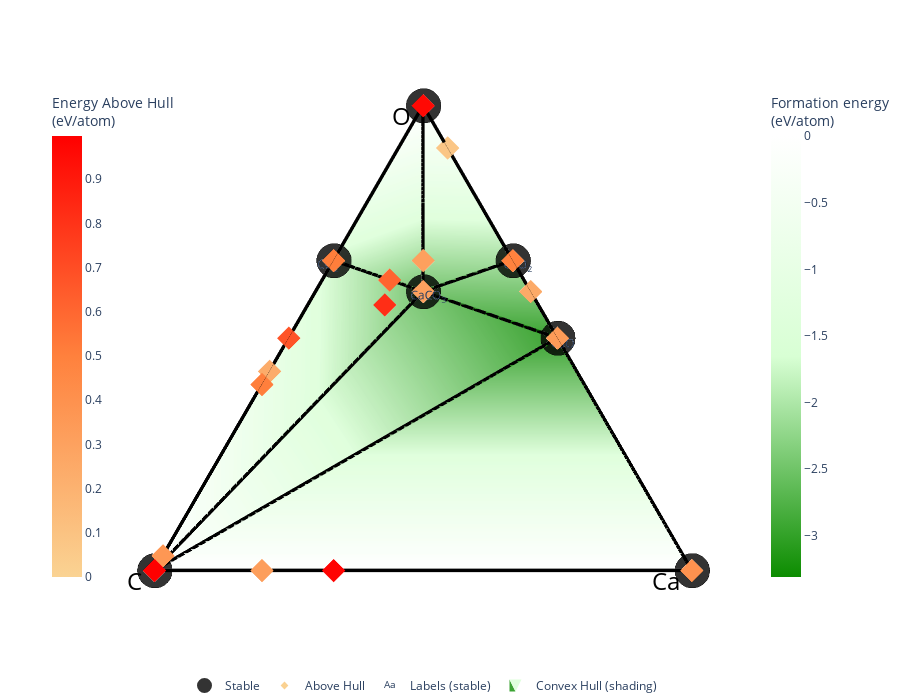

Notebook code for this chart:
### Markdown cell above
# Phase Diagram

### Code cell
from pymatgen.ext.matproj import MPRester
from pymatgen.analysis.phase_diagram import PhaseDiagram, PDPlotter

#This initializes the REST adaptor. Put your own API key in.

with MPRester(API_key) as m: 
#Entries are the basic unit for thermodynamic and other analyses in pymatgen.
#This gets all entries belonging to the chemical system.
    entries = m.get_entries_in_chemsys(['C', 'Ca', 'O'])
    #entries = m.get_entries_in_chemsys(['C', 'Si'])
    #print(entries)
#With entries, you can do many sophisticated analyses, 
#like creating phase diagrams.
    pd = PhaseDiagram(entries)
    plotter = PDPlotter(pd, show_unstable=True)
    plotter.show()

### Figure 1 — Plotly figure (JSON) as saved in the notebook; plotly's stock layout.template omitted (floating-point values rounded to 4 significant figures)
{"data": [{"hoverinfo": "none", "line": {"color": "rgba(0,0,0,1.0)", "width": 7}, "mode": "lines", "showlegend": false, "type": "scatter3d", "x": [0, 0, null, 0.5774, 0.866, null, 0.5774, 0.866, null, 0.433, 0, null, 0.5196, 0, null, 0.5774, 0.5196, null, 0.5774, 0.5196, null, 0.5774, 0, null, 0.5196, 0.866, null, 0.433, 0.5774, null, 0.433, 0, null, 0.433, 0.5196, null], "y": [1, 0, null, 0.6667, 0.5, null, 0.3333, 0.5, null, 0.25, 1, null, 0.5, 1, null, 0.3333, 0.5, null, 0.6667, 0.5, null, 0.6667, 1, null, 0.5, 0.5, null, 0.25, 0.3333, null, 0.25, 0, null, 0.25, 0.5, null], "z": [0, 0, null, -1.77, 0, null, -2.209, 0, null, -3.309, 0, null, -2.69, 0, null, -2.209, -2.69, null, -1.77, -2.69, null, -1.77, 0, null, -2.69, 0, null, -3.309, -2.209, null, -3.309, 0, null, -3.309, -2.69, null]}, {"hoverinfo": "none", "line": {"color": "rgba (0, 0, 0, 0.4)", "dash": "solid", "width": 1}, "mode": "lines", "showlegend": false, "type": "scatter3d", "x": [0.866, 0, null, 0.866, 0, null, 0.866, 0, null, 0.866, 0, null, 0, 0, null, 0, 0, null, 0.866, 0.866, null, 0, 0, null, 0, 0, null], "y": [0.5, 1, null, 0.5, 1, null, 0.5, 0, null, 0.5, 0, null, 1, 0, null, 1, 0, null, 0.5, 0.5, null, 1, 1, null, 0, 0, null], "z": [0, 0, null, -3.309, -3.309, null, 0, 0, null, -3.309, -3.309, null, 0, 0, null, -3.309, -3.309, null, 0, -3.309, null, 0, -3.309, null, 0, -3.309, null]}, {"colorbar": {"len": 0.75, "title": {"text": "Formation energy<br>(eV/atom)"}, "x": 0.9}, "colorscale": [[0, "#0c8c00"], [0.5, "#d8ffd4"], [1, "#ffffff"]], "flatshading": true, "hoverinfo": "none", "i": [13, 13, 1, 1, 7, 7], "intensity": [-0.7792, -1.77, -0.5538, -0.9017, -3.309, -2.209, -0.5521, -2.69, -1.931, -2.255, -1.741, -2.4, 0, 0, 0], "j": [14, 7, 7, 7, 5, 5], "k": [4, 4, 13, 12, 4, 12], "lighting": {"ambient": 1, "diffuse": 0}, "name": "Convex Hull (shading)", "opacity": 0.8, "showlegend": true, "type": "mesh3d", "x": [0.433, 0.5774, 0.3464, 0.3712, 0.433, 0.5774, 0.7873, 0.5196, 0.5774, 0.4949, 0.5413, 0.5196, 0.866, 0, 0], "y": [0.75, 0.6667, 0.8, 0.7857, 0.25, 0.3333, 0.4545, 0.5, 0.5, 0.5714, 0.5625, 0.3, 0.5, 1, 0], "z": [-0.7792, -1.77, -0.5538, -0.9017, -3.309, -2.209, -0.5521, -2.69, -1.931, -2.255, -1.741, -2.4, 0, 0, 0]}, {"hoverinfo": "skip", "mode": "text", "name": "Labels (stable)", "opacity": 1, "showlegend": true, "text": ["CO<sub>2</sub>", "CaO<sub>2</sub>", "CaO", "CaCO<sub>3</sub>"], "textposition": ["middle center", "middle center", "middle center", "middle center"], "type": "scatter3d", "visible": true, "x": [0.5674, 0.5674, 0.423, 0.5096], "y": [0.6767, 0.3233, 0.24, 0.49], "z": [-1.439, -1.878, -2.978, -2.359]}, {"hoverinfo": "text", "hoverlabel": {"font": {"size": 14}}, "hovertext": ["O<sub>2</sub> (mp-610917) <br> 0.012 eV/atom (+0.012 eV/atom)", "O<sub>2</sub> (mp-1091399) <br> 0.186 eV/atom (+0.186 eV/atom)", "O<sub>2</sub> (mp-1180064) <br> 0.485 eV/atom (+0.485 eV/atom)", "O<sub>2</sub> (mp-1023923) <br> 0.964 eV/atom (+0.964 eV/atom)", "O<sub>2</sub> (mp-1102442) <br> 0.74 eV/atom (+0.74 eV/atom)", "O<sub>2</sub> (mp-560602) <br> 0.411 eV/atom (+0.411 eV/atom)", "O<sub>2</sub> (mp-1180036) <br> 0.03 eV/atom (+0.03 eV/atom)", "O<sub>2</sub> (mp-1087546) <br> 0.202 eV/atom (+0.202 eV/atom)", "O<sub>2</sub> (mp-1009490) <br> 0.002 eV/atom (+0.002 eV/atom)", "O<sub>2</sub> (mp-607540) <br> 0.124 eV/atom (+0.124 eV/atom)", "O<sub>2</sub> (mp-1066100) <br> 0.126 eV/atom (+0.126 eV/atom)", "O<sub>2</sub> (mp-1180008) <br> 0.42 eV/atom (+0.42 eV/atom)", "O<sub>2</sub> (mp-1180050) <br> 0.769 eV/atom (+0.769 eV/atom)", "O<sub>2</sub> (mp-611836) <br> 0.01 eV/atom (+0.01 eV/atom)", "C (mp-611448) <br> 0.143 eV/atom (+0.143 eV/atom)", "C (mp-1205283) <br> 0.697 eV/atom (+0.697 eV/atom)", "C (mp-24) <br> 0.833 eV/atom (+0.833 eV/atom)", "C (mp-1078845) <br> 0.266 eV/atom (+0.266 eV/atom)", "C (mp-1244913) <br> 0.994 eV/atom (+0.994 eV/atom)", "C (mp-1008374) <br> 0.437 eV/atom (+0.437 eV/atom)", "C (mp-579909) <br> 0.943 eV/atom (+0.943 eV/atom)", "C (mp-1188817) <br> 0.763 eV/atom (+0.763 eV/atom)", "C (mp-568286) <br> 0.006 eV/atom (+0.006 eV/atom)", "C (mp-683919) <br> 0.349 eV/atom (+0.349 eV/atom)", "C (mp-1008395) <br> 0.333 eV/atom (+0.333 eV/atom)", "C (mp-569416) <br> 0.029 eV/atom (+0.029 eV/atom)", "C (mp-568806) <br> 0.01 eV/atom (+0.01 eV/atom)", "C (mp-606949) <br> 0.008 eV/atom (+0.008 eV/atom)", "C (mp-611426) <br> 0.146 eV/atom (+0.146 eV/atom)", "C (mp-1147718) <br> 0.387 eV/atom (+0.387 eV/atom)", "C (mp-570002) <br> 0.764 eV/atom (+0.764 eV/atom)", "C (mp-616440) <br> 0.141 eV/atom (+0.141 eV/atom)", "C (mp-1040425) <br> 0.008 eV/atom (+0.008 eV/atom)", "C (mp-937760) <br> 0.004 eV/atom (+0.004 eV/atom)", "C (mp-990448) <br> 0.008 eV/atom (+0.008 eV/atom)", "C (mp-1096869) <br> 0.116 eV/atom (+0.116 eV/atom)", "C (mp-568028) <br> 0.529 eV/atom (+0.529 eV/atom)", "C (mp-66) <br> 0.136 eV/atom (+0.136 eV/atom)", "C (mp-997182) <br> 0.008 eV/atom (+0.008 eV/atom)", "C (mp-1080826) <br> 0.299 eV/atom (+0.299 eV/atom)", "C (mp-47) <br> 0.162 eV/atom (+0.162 eV/atom)", "C (mp-630227) <br> 0.394 eV/atom (+0.394 eV/atom)", "C (mp-1244964) <br> 0.934 eV/atom (+0.934 eV/atom)", "C (mp-569517) <br> 0.145 eV/atom (+0.145 eV/atom)", "C (mp-1196583) <br> 0.383 eV/atom (+0.383 eV/atom)", "C (mp-680372) <br> 0.407 eV/atom (+0.407 eV/atom)", "C (mp-169) <br> 0.001 eV/atom (+0.001 eV/atom)", "C (mp-667273) <br> 0.389 eV/atom (+0.389 eV/atom)", "C (mp-568363) <br> 0.006 eV/atom (+0.006 eV/atom)", "C (mp-568410) <br> 0.507 eV/atom (+0.507 eV/atom)", "C (mp-569567) <br> 0.144 eV/atom (+0.144 eV/atom)", "C (mp-48) <br> 0.006 eV/atom (+0.006 eV/atom)", "C (mp-1095633) <br> 0.997 eV/atom (+0.997 eV/atom)", "C (mp-632329) <br> 0.012 eV/atom (+0.012 eV/atom)", "C (mp-990424) <br> 0.008 eV/atom (+0.008 eV/atom)", "C (mp-1190171) <br> 0.291 eV/atom (+0.291 eV/atom)", "CO (mp-556660) <br> -0.651 eV/atom (+0.676 eV/atom)", "CO (mp-1181994) <br> -0.659 eV/atom (+0.669 eV/atom)", "CO (mp-11875) <br> -0.667 eV/atom (+0.661 eV/atom)", "CO (mp-995183) <br> -0.779 eV/atom (+0.548 eV/atom)", "CO<sub>2</sub> (mp-1102227) <br> -1.753 eV/atom (+0.017 eV/atom)", "CO<sub>2</sub> (mp-995224) <br> -1.473 eV/atom (+0.297 eV/atom)", "CO<sub>2</sub> (mp-1190685) <br> -1.26 eV/atom (+0.511 eV/atom)", "CO<sub>2</sub> (mp-644607) <br> -1.759 eV/atom (+0.011 eV/atom)", "CO<sub>2</sub> (mp-11725) <br> -1.763 eV/atom (+0.007 eV/atom)", "CO<sub>2</sub> (mp-556034) <br> -1.755 eV/atom (+0.015 eV/atom)", "CO<sub>2</sub> (mp-1190699) <br> -1.761 eV/atom (+0.009 eV/atom)", "CO<sub>2</sub> (mp-1182086) <br> -1.752 eV/atom (+0.018 eV/atom)", "CO<sub>2</sub> (mp-1077906) <br> -1.739 eV/atom (+0.031 eV/atom)", "CO<sub>2</sub> (mp-1077316) <br> -1.321 eV/atom (+0.45 eV/atom)", "CO<sub>2</sub> (mp-995198) <br> -1.452 eV/atom (+0.319 eV/atom)", "C<sub>3</sub>O<sub>2</sub> (mp-561848) <br> -0.554 eV/atom (+0.508 eV/atom)", "C<sub>4</sub>O<sub>3</sub> (mp-1001594) <br> -0.902 eV/atom (+0.236 eV/atom)", "C<sub>61</sub>O<sub>2</sub> (mp-1197923) <br> 0.281 eV/atom (+0.365 eV/atom)", "Ca (mp-1183484) <br> 0.0 eV/atom (+0.0 eV/atom)", "Ca (mp-10683) <br> 0.393 eV/atom (+0.393 eV/atom)", "Ca (mp-1067285) <br> 0.271 eV/atom (+0.271 eV/atom)", "Ca (mp-166) <br> 0.018 eV/atom (+0.018 eV/atom)", "Ca (mp-1064227) <br> 0.001 eV/atom (+0.001 eV/atom)", "Ca (mp-45) <br> 0.001 eV/atom (+0.001 eV/atom)", "Ca (mp-1183455) <br> 0.012 eV/atom (+0.012 eV/atom)", "Ca (mp-1078638) <br> 0.013 eV/atom (+0.013 eV/atom)", "Ca (mp-1008498) <br> 0.159 eV/atom (+0.159 eV/atom)", "Ca (mp-21) <br> 0.017 eV/atom (+0.017 eV/atom)", "CaO (mp-545512) <br> -3.244 eV/atom (+0.065 eV/atom)", "CaO (mp-1245200) <br> -2.968 eV/atom (+0.341 eV/atom)", "CaO (mp-1064492) <br> -3.099 eV/atom (+0.21 eV/atom)", "CaO (mp-1079707) <br> -3.099 eV/atom (+0.209 eV/atom)", "CaO (mp-1245305) <br> -3.014 eV/atom (+0.295 eV/atom)", "CaO (mp-1244902) <br> -2.998 eV/atom (+0.311 eV/atom)", "CaO<sub>2</sub> (mp-1181909) <br> -1.853 eV/atom (+0.356 eV/atom)", "CaO<sub>2</sub> (mp-1062228) <br> -1.714 eV/atom (+0.494 eV/atom)", "CaO<sub>2</sub> (mp-1095665) <br> -1.847 eV/atom (+0.362 eV/atom)", "CaO<sub>10</sub> (mp-1182382) <br> -0.552 eV/atom (+0.05 eV/atom)", "CaO<sub>10</sub> (mp-1182183) <br> -0.525 eV/atom (+0.078 eV/atom)", "CaCO<sub>3</sub> (mp-4626) <br> -2.665 eV/atom (+0.024 eV/atom)", "CaCO<sub>3</sub> (mp-561412) <br> -2.682 eV/atom (+0.007 eV/atom)", "CaCO<sub>3</sub> (mp-560265) <br> -2.682 eV/atom (+0.008 eV/atom)", "CaCO<sub>3</sub> (mp-1079918) <br> -2.673 eV/atom (+0.016 eV/atom)", "CaCO<sub>3</sub> (mp-1197230) <br> -2.665 eV/atom (+0.024 eV/atom)", "CaCO<sub>3</sub> (mp-1194399) <br> -2.681 eV/atom (+0.009 eV/atom)", "CaCO<sub>3</sub> (mp-548403) <br> -2.38 eV/atom (+0.31 eV/atom)", "CaCO<sub>3</sub> (mp-556235) <br> -2.688 eV/atom (+0.002 eV/atom)", "CaCO<sub>3</sub> (mp-1197939) <br> -2.681 eV/atom (+0.008 eV/atom)", "CaCO<sub>3</sub> (mp-3205) <br> -2.521 eV/atom (+0.169 eV/atom)", "CaCO<sub>3</sub> (mp-553939) <br> -2.676 eV/atom (+0.014 eV/atom)", "CaCO<sub>4</sub> (mp-1214358) <br> -1.931 eV/atom (+0.31 eV/atom)", "CaC<sub>2</sub> (mp-1575) <br> 0.012 eV/atom (+0.012 eV/atom)", "CaC<sub>2</sub> (mp-642822) <br> 0.021 eV/atom (+0.021 eV/atom)", "CaC<sub>2</sub> (mp-1009655) <br> 0.741 eV/atom (+0.741 eV/atom)", "CaC<sub>2</sub> (mp-1009653) <br> 0.202 eV/atom (+0.202 eV/atom)", "CaC<sub>2</sub> (mp-570697) <br> 0.761 eV/atom (+0.761 eV/atom)", "CaC<sub>2</sub> (mp-1071152) <br> 0.981 eV/atom (+0.981 eV/atom)", "CaC<sub>2</sub> (mp-1077545) <br> 0.02 eV/atom (+0.02 eV/atom)", "CaC<sub>2</sub> (mp-1072492) <br> 0.214 eV/atom (+0.214 eV/atom)", "CaC<sub>2</sub> (mp-684668) <br> 0.065 eV/atom (+0.065 eV/atom)", "CaC<sub>2</sub> (mp-917) <br> 0.011 eV/atom (+0.011 eV/atom)", "CaC<sub>2</sub> (mp-2482) <br> 0.019 eV/atom (+0.019 eV/atom)", "Ca(CO<sub>2</sub>)<sub>2</sub> (mp-1181830) <br> -1.481 eV/atom (+0.819 eV/atom)", "Ca(CO<sub>2</sub>)<sub>2</sub> (mp-558543) <br> -2.255 eV/atom (+0.045 eV/atom)", "Ca(CO<sub>2</sub>)<sub>2</sub> (mp-1196658) <br> -1.686 eV/atom (+0.615 eV/atom)", "CaC<sub>2</sub>O<sub>5</sub> (mp-1214028) <br> -1.741 eV/atom (+0.604 eV/atom)", "CaC<sub>2</sub>O<sub>5</sub> (mp-1199283) <br> -1.738 eV/atom (+0.606 eV/atom)", "CaC<sub>4</sub> (mp-1022724) <br> 0.324 eV/atom (+0.324 eV/atom)", "Ca<sub>2</sub>O<sub>3</sub> (mp-1120811) <br> -2.4 eV/atom (+0.249 eV/atom)"], "marker": {"color": [0.012, 0.186, 0.485, 0.964, 0.74, 0.411, 0.03, 0.202, 0.002, 0.124, 0.126, 0.42, 0.769, 0.01, 0.143, 0.697, 0.833, 0.266, 0.994, 0.437, 0.943, 0.763, 0.006, 0.349, 0.333, 0.029, 0.01, 0.008, 0.146, 0.387, 0.764, 0.141, 0.008, 0.004, 0.008, 0.116, 0.529, 0.136, 0.008, 0.299, 0.162, 0.394, 0.934, 0.145, 0.383, 0.407, 0.001, 0.389, 0.006, 0.507, 0.144, 0.006, 0.997, 0.012, 0.008, 0.291, 0.676, 0.669, 0.661, 0.548, 0.017, 0.297, 0.511, 0.011, 0.007, 0.015, 0.009, 0.018, 0.031, 0.45, 0.319, 0.508, 0.236, 0.365, 0, 0.393, 0.271, 0.018, 0.001, 0.001, 0.012, 0.013, 0.159, 0.017, 0.065, 0.341, 0.21, 0.209, 0.295, 0.311, 0.356, 0.494, 0.362, 0.05, 0.078, 0.024, 0.007, 0.008, 0.016, 0.024, 0.009, 0.31, 0.002, 0.008, 0.169, 0.014, 0.31, 0.012, 0.021, 0.741, 0.202, 0.761, 0.981, 0.02, 0.214, 0.065, 0.011, 0.019, 0.819, 0.045, 0.615, 0.604, 0.606, 0.324, 0.249], "colorbar": {"len": 0.75, "title": {"text": "Energy Above Hull<br>(eV/atom)"}, "x": 0.05}, "colorscale": [[0, "#fad393"], [0.5, "#ff813d"], [1, "#ff0000"]], "size": 6, "symbol": "diamond"}, "mode": "markers", "name": "Above Hull", "showlegend": true, "type": "scatter3d", "x": [0.866, 0.866, 0.866, 0.866, 0.866, 0.866, 0.866, 0.866, 0.866, 0.866, 0.866, 0.866, 0.866, 0.866, 0, 0, 0, 0, 0, 0, 0, 0, 0, 0, 0, 0, 0, 0, 0, 0, 0, 0, 0, 0, 0, 0, 0, 0, 0, 0, 0, 0, 0, 0, 0, 0, 0, 0, 0, 0, 0, 0, 0, 0, 0, 0, 0.433, 0.433, 0.433, 0.433, 0.5774, 0.5774, 0.5774, 0.5774, 0.5774, 0.5774, 0.5774, 0.5774, 0.5774, 0.5774, 0.5774, 0.3464, 0.3712, 0.02749, 0, 0, 0, 0, 0, 0, 0, 0, 0, 0, 0.433, 0.433, 0.433, 0.433, 0.433, 0.433, 0.5774, 0.5774, 0.5774, 0.7873, 0.7873, 0.5196, 0.5196, 0.5196, 0.5196, 0.5196, 0.5196, 0.5196, 0.5196, 0.5196, 0.5196, 0.5196, 0.5774, 0, 0, 0, 0, 0, 0, 0, 0, 0, 0, 0, 0.4949, 0.4949, 0.4949, 0.5413, 0.5413, 0, 0.5196], "y": [0.5, 0.5, 0.5, 0.5, 0.5, 0.5, 0.5, 0.5, 0.5, 0.5, 0.5, 0.5, 0.5, 0.5, 1, 1, 1, 1, 1, 1, 1, 1, 1, 1, 1, 1, 1, 1, 1, 1, 1, 1, 1, 1, 1, 1, 1, 1, 1, 1, 1, 1, 1, 1, 1, 1, 1, 1, 1, 1, 1, 1, 1, 1, 1, 1, 0.75, 0.75, 0.75, 0.75, 0.6667, 0.6667, 0.6667, 0.6667, 0.6667, 0.6667, 0.6667, 0.6667, 0.6667, 0.6667, 0.6667, 0.8, 0.7857, 0.9841, 0, 0, 0, 0, 0, 0, 0, 0, 0, 0, 0.25, 0.25, 0.25, 0.25, 0.25, 0.25, 0.3333, 0.3333, 0.3333, 0.4545, 0.4545, 0.5, 0.5, 0.5, 0.5, 0.5, 0.5, 0.5, 0.5, 0.5, 0.5, 0.5, 0.5, 0.6667, 0.6667, 0.6667, 0.6667, 0.6667, 0.6667, 0.6667, 0.6667, 0.6667, 0.6667, 0.6667, 0.5714, 0.5714, 0.5714, 0.5625, 0.5625, 0.8, 0.3], "z": [0.012, 0.186, 0.485, 0.964, 0.74, 0.411, 0.03, 0.202, 0.002, 0.124, 0.126, 0.42, 0.769, 0.01, 0.143, 0.697, 0.833, 0.266, 0.994, 0.437, 0.943, 0.763, 0.006, 0.349, 0.333, 0.029, 0.01, 0.008, 0.146, 0.387, 0.764, 0.141, 0.008, 0.004, 0.008, 0.116, 0.529, 0.136, 0.008, 0.299, 0.162, 0.394, 0.934, 0.145, 0.383, 0.407, 0.001, 0.389, 0.006, 0.507, 0.144, 0.006, 0.997, 0.012, 0.008, 0.291, -0.651, -0.659, -0.667, -0.779, -1.753, -1.473, -1.26, -1.759, -1.763, -1.755, -1.761, -1.752, -1.739, -1.321, -1.452, -0.554, -0.902, 0.281, 0, 0.393, 0.271, 0.018, 0.001, 0.001, 0.012, 0.013, 0.159, 0.017, -3.244, -2.968, -3.099, -3.099, -3.014, -2.998, -1.853, -1.714, -1.847, -0.552, -0.525, -2.665, -2.682, -2.682, -2.673, -2.665, -2.681, -2.38, -2.688, -2.681, -2.521, -2.676, -1.931, 0.012, 0.021, 0.741, 0.202, 0.761, 0.981, 0.02, 0.214, 0.065, 0.011, 0.019, -1.481, -2.255, -1.686, -1.741, -1.738, 0.324, -2.4]}, {"error_z": {"array": [0, 0, 0, 0, 0, 0, 0], "color": "darkgray", "thickness": 5, "type": "data", "width": 10}, "hoverinfo": "text", "hoverlabel": {"font": {"size": 14}}, "hovertext": ["C (mp-569304) <br> 0.0 eV/atom", "Ca (mp-132) <br> 0.0 eV/atom", "CO<sub>2</sub> (mp-20066) <br> -1.77 eV/atom", "O<sub>2</sub> (mp-12957) <br> 0.0 eV/atom", "CaO<sub>2</sub> (mp-634859) <br> -2.209 eV/atom", "CaO (mp-2605) <br> -3.309 eV/atom", "CaCO<sub>3</sub> (mp-3953) <br> -2.69 eV/atom"], "marker": {"color": "black", "line": {"color": "black", "width": 3}, "opacity": 0.8, "size": 12}, "mode": "markers", "name": "Stable", "showlegend": true, "type": "scatter3d", "x": [0, 0, 0.5774, 0.866, 0.5774, 0.433, 0.5196], "y": [1, 0, 0.6667, 0.5, 0.3333, 0.25, 0.5], "z": [0, 0, -1.77, 0, -2.209, -3.309, -2.69]}], "layout": {"autosize": true, "height": 700, "hovermode": "closest", "legend": {"orientation": "h", "traceorder": "reversed", "x": 0.5, "xanchor": "center", "y": 0, "yanchor": "top"}, "margin": {"b": 10, "l": 0, "pad": 0, "r": 0, "t": 0}, "paper_bgcolor": "rgba(0,0,0,0)", "plot_bgcolor": "rgba(0,0,0,0)", "scene": {"annotations": [{"align": "center", "font": {"color": "#000000", "size": 24}, "opacity": 1, "showarrow": false, "text": "C", "x": 0, "xanchor": "right", "xshift": -10, "y": 1, "yanchor": "auto", "yshift": -10, "z": -2.978}, {"align": "center", "font": {"color": "#000000", "size": 24}, "opacity": 1, "showarrow": false, "text": "Ca", "x": 0, "xanchor": "right", "xshift": -10, "y": 0, "yanchor": "auto", "yshift": -10, "z": -2.978}, {"align": "center", "font": {"color": "#000000", "size": 24}, "opacity": 1, "showarrow": false, "text": "O", "x": 0.866, "xanchor": "right", "xshift": -10, "y": 0.5, "yanchor": "auto", "yshift": -10, "z": -2.978}, {"opacity": 0, "text": "", "x": 1, "y": 1, "z": 0}], "aspectratio": {"x": 1.7, "y": 1.7, "z": 1.2}, "camera": {"center": {"x": -0.1, "y": 0, "z": -0.15}, "eye": {"x": -0.1, "y": 0, "z": 2.5}, "projection": {"type": "orthographic"}}, "xaxis": {"autorange": true, "showaxeslabels": false, "showgrid": false, "showline": false, "showspikes": false, "showticklabels": false, "ticks": "", "visible": false, "zeroline": false}, "yaxis": {"autorange": true, "showaxeslabels": false, "showgrid": false, "showline": false, "showspikes": false, "showticklabels": false, "ticks": "", "visible": false, "zeroline": false}, "zaxis": {"autorange": true, "showaxeslabels": false, "showgrid": false, "showline": false, "showspikes": false, "showticklabels": false, "ticks": "", "visible": false, "zeroline": false}}, "showlegend": true}}
